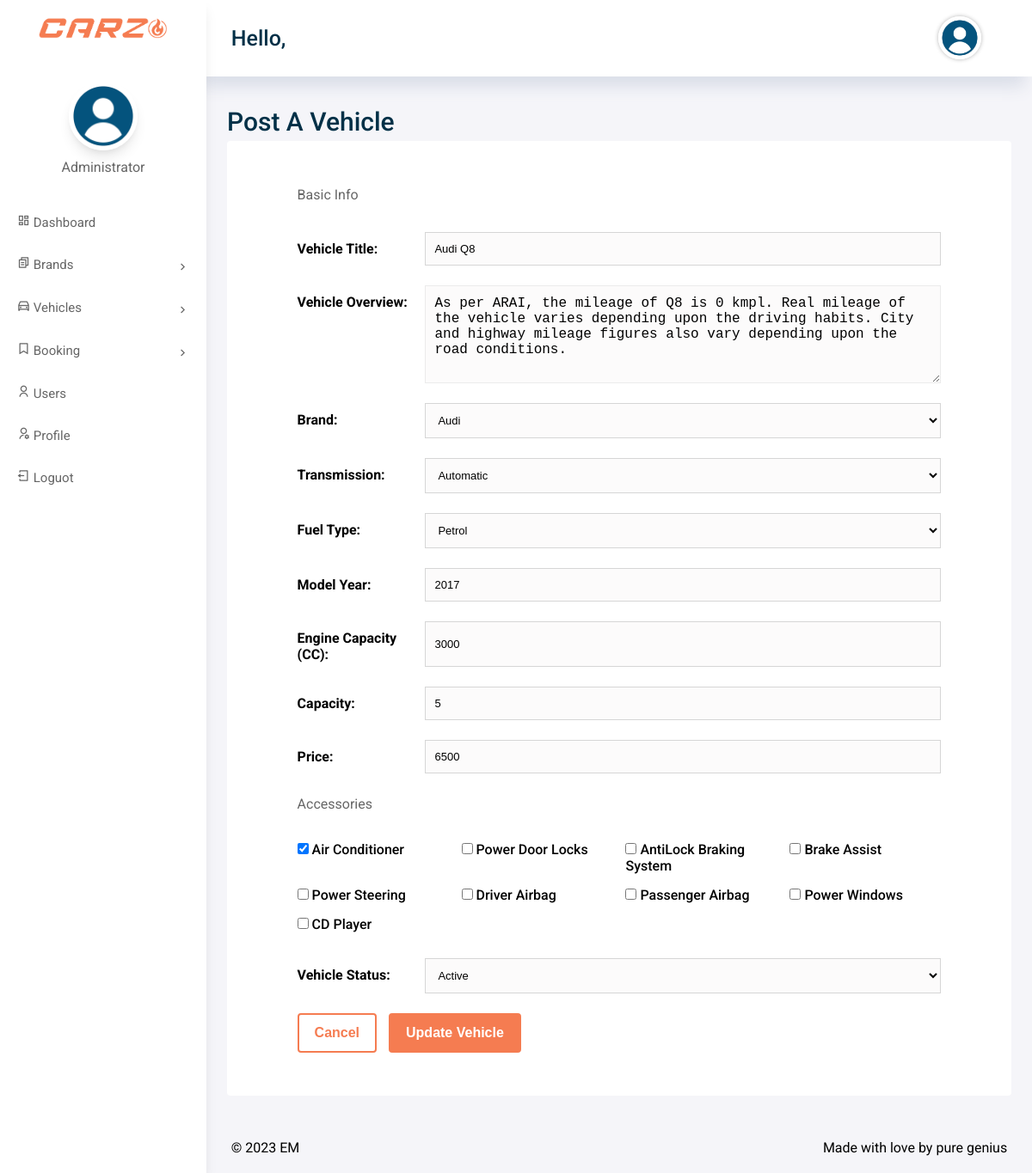
Screenshot of /admin/vehicle-edit.php?vehicle_id=3 with the database file from the repository.
### tables this page shows
CREATE TABLE IF NOT EXISTS `vehicles` (
  `vehicle_id` int(11) NOT NULL AUTO_INCREMENT,
  `vehicle_title` varchar(50) DEFAULT NULL,
  `vehicle_brand` varchar(50) DEFAULT NULL,
  `vehicle_desc` longtext,
  `price` float DEFAULT NULL,
  `transmission` varchar(50) DEFAULT NULL,
  `fuel_type` varchar(50) DEFAULT NULL,
  `year` int(4) DEFAULT NULL,
  `engine_capacity` varchar(50) DEFAULT NULL,
  `capacity` int(3) DEFAULT NULL,
  `vImg1` varchar(255) DEFAULT NULL,
  `vImg2` varchar(255) DEFAULT NULL,
  `vImg3` varchar(255) DEFAULT NULL,
  `vImg4` varchar(255) DEFAULT NULL,
  `airConditioner` int(1) DEFAULT NULL,
  `powerdoorlocks` int(1) DEFAULT NULL,
  `antilockbrakingsys` int(1) DEFAULT NULL,
  `brakeassist` int(1) DEFAULT NULL,
  `powersteering` int(1) DEFAULT NULL,
  `driverairbag` int(1) DEFAULT NULL,
  `passengerairbag` int(1) DEFAULT NULL,
  `powerwindow` int(1) DEFAULT NULL,
  `cdplayer` int(1) DEFAULT NULL,
  `reg_date` datetime DEFAULT NULL,
  `updatation_date` datetime DEFAULT NULL,
  `vehicle_status` int(1) DEFAULT '1',
  PRIMARY KEY (`vehicle_id`)
);

### admin/vehicle-edit.php (the view, shortened to what this page needs)
<?php
    include 'includes/config.php';
?>
<!DOCTYPE html>
<html lang="en">
<head>
    <?php
        include('includes/header.php');
    ?>
</head>
<body>
    <div class="grid-container">
        <?php
            include('includes/menu.php');
        ?>
        <?php
            include('includes/aside.php');
        ?>
        <main class="main">
            <h2>Post A Vehicle</h2>
            <div class="main-cards">
                <div class="card">
                    <?php
                        if (isset($_GET['vehicle_id'])) {
                            $vehicleID = $_GET['vehicle_id'];
                            $sql = "SELECT * FROM vehicles WHERE vehicle_id = $vehicleID";
                            $result = $conn->query($sql);
                            if ($result->num_rows > 0) {
                                $row = $result->fetch_assoc();
                    ?>
                    <form action="includes/vehicle-process.php" method="POST" enctype="multipart/form-data" class="signup-form">
                        <p>Basic Info</p>
                        <div class="form-group">
                            <label for="vehicleTitle">Vehicle Title:</label>
                            <input type="text" name="vehicleTitle" value="<?php echo $row['vehicle_title']; ?>" id="vehicleTitle" placeholder="Enter Brand Name" required/>
                        </div>
                        <div class="form-group">
                            <label for="vehicleDesc">Vehicle Overview:</label>
                            <textarea name="vehicleDesc" id="vehicleDesc" cols="30" rows="5"><?php echo $row['vehicle_desc']; ?></textarea>
                        </div>
                        <div class="form-group">
                            <label for="vehicleBrand">Brand: </label>
                            <?php
                                $sql_brand = "SELECT * FROM brands";
                                $sql_brand_run = $conn->query($sql_brand);
                                if ($sql_brand_run->num_rows > 0) {
                                    ?>
                                    <select name="vehicleBrand" id="vehicleBrand">
                                        <option selected value="<?php echo $row['vehicle_brand']; ?>"><?php echo $row['vehicle_brand']; ?></option>
                                    </select>
                                    <?php
                                } else {
                                    echo "No brands found.";
                                }
                            ?>
                        </div>
                        <div class="form-group">
                            <label for="transmission">Transmission: </label>
                            <select name="transmission" id="transmission">
                                <option selected value="<?php echo $row['transmission']; ?>"><?php echo $row['transmission']; ?></option>
                            </select>
                        </div>
                        <div class="form-group">
                            <label for="fuelType">Fuel Type: </label>
                            <select name="fuelType" id="fuelType">
                                <option selected value="<?php echo $row['fuel_type']; ?>"><?php echo $row['fuel_type']; ?></option>
                            </select>
                        </div>
                        <div class="form-group">
                            <label for="modelYear">Model Year:</label>
                            <input type="number" name="modelYear" value="<?php echo $row['year']; ?>" id="modelYear" placeholder="Enter Brand Name" required/>
                        </div>
                        <div class="form-group">
                            <label for="engineCap">Engine Capacity (CC):</label>
                            <input type="number" name="engineCap" value="<?php echo $row['engine_capacity']; ?>" id="engineCap" placeholder="Enter engine capacity" required/>
                        </div>
                        <div class="form-group">
                            <label for="capacity">Capacity:</label>
                            <input type="number" name="capacity" value="<?php echo $row['capacity']; ?>" id="capacity" placeholder="Enter number of Seats" required/>
                        </div>
                        <div class="form-group">
                            <label for="price">Price:</label>
                            <input type="number" name="price" value="<?php echo $row['price']; ?>" id="price" placeholder="Enter Price Per Day(in LKR)" required/>
                        </div>
                        <p>Accessories</p>
                        <div class="grid-4">
                            <div class="accessories">
                                <input type="checkbox" name="airConditioner" value="1" id="airConditioner" <?php echo ($row['airConditioner'] === '1') ? 'checked' : ''; ?> />
                                <label for="airConditioner">Air Conditioner</label>
                            </div>
                            <div class="accessories">
                                <input type="checkbox" name="powerdoorLocks" value="1" id="powerdoorLocks" <?php echo ($row['powerdoorlocks'] === '1') ? 'checked' : ''; ?>  />
                                <label for="powerdoorLocks">Power Door Locks</label>
                            </div>
                            <div class="accessories">
                                <input type="checkbox" name="antiLockBrakingSystem" value="1" id="antiLockBrakingSystem" <?php echo ($row['antilockbrakingsys'] === '1') ? 'checked' : ''; ?> />
                                <label for="antiLockBrakingSystem">AntiLock Braking System</label>
                            </div>
                            <div class="accessories">
                                <input type="checkbox" name="brakeAssist" value="1" id="brakeAssist" <?php echo ($row['brakeassist'] === '1') ? 'checked' : ''; ?> />
                                <label for="brakeAssist">Brake Assist</label>
                            </div>
                            <div class="accessories">
                                <input type="checkbox" name="powerSteering" value="1" id="powerSteering" <?php echo ($row['powersteering'] === '1') ? 'checked' : ''; ?> />
                                <label for="powerSteering">Power Steering</label>
                            </div>
                            <div class="accessories">
                                <input type="checkbox" name="driverAirbag" value="1" id="driverAirbag" <?php echo ($row['driverairbag'] === '1') ? 'checked' : ''; ?> />
                                <label for="driverAirbag">Driver Airbag</label>
                            </div>
                            <div class="accessories">
                                <input type="checkbox" name="passengerAirbag" value="1" id="passengerAirbag" <?php echo ($row['passengerairbag'] === '1') ? 'checked' : ''; ?> />
                                <label for="passengerAirbag">Passenger Airbag</label>
                            </div>
                            <div class="accessories">
                                <input type="checkbox" name="powerWindows" value="1" id="powerWindows" <?php echo ($row['powerwindow'] === '1') ? 'checked' : ''; ?> />
                                <label for="powerWindows">Power Windows</label>
                            </div>
                            <div class="accessories">
                                <input type="checkbox" name="CDPlayer" value="1" id="CDPlayer" <?php echo ($row['cdplayer'] === '1') ? 'checked' : ''; ?> />
                                <label for="CDPlayer">CD Player</label>
                            </div>
                        </div>
                        <div class="form-group">
                                    <label for="vehicleStatus">Vehicle Status:</label>
                                    <select name="vehicleStatus" id="vehicleStatus">
                                        <option value="1">Active</option>
                                    </select>
                                </div>
                        <input type="reset" value="Cancel" class="btn second-btn" name="Cancel" id="submit" />
                        <input type="submit" value="Update Vehicle" class="btn main-btn" name="updateVehicle" id="updateVehicle" />
                    </form>
                    <?php
                        } else {
                            echo "Brand not found.";
                        }
                    }
                    ?>
                </div>
            </div>
        </main>
        <footer class="footer">
            <div class="footer__copyright">&copy; 2023 EM</div>
            <div class="footer__signature">Made with love by pure genius</div>
        </footer>
    </div>
</body>
</html>

### assets/css/style.css (style rules this page uses)
* { margin: 0; padding: 0; box-sizing: border-box; }
:root { --primary-color: #F57C51; --secondary-color: #FDE5DC; --text-color: #023047; --text-gray: #666666; --bg-color: #F2F5F7; --primary-font: 'Ubuntu', sans-serif; --secondry-font: 'Roboto', sans-serif; }
html { scroll-behavior: smooth; }
body { font-family: var(--secondry-font); overflow-x: hidden; }
h2 { color: var(--text-color); font-size: 45px; font-weight: 700; line-height: 45px; }
p { color: var(--text-gray); font-size: 17px; line-height: 26px; }
.grid-4 { display: grid; grid-template-columns: repeat(4, 1fr); gap: 15px; margin: 30px auto; }
.btn { box-sizing: border-box; padding: 12px 18px; border-radius: 4px; display: inline-block; cursor: pointer; position: relative; transition: 0.3s ease-in-out; font-size: 16px; font-weight: 700; }
.main-btn { background: var(--primary-color); color: #FFF; border: 2px solid var(--primary-color); }
.second-btn { background: transparent; color: var(--primary-color); border: 2px solid var(--primary-color); }
.card { min-width: 200px; height: auto; box-shadow: rgba(149, 157, 165, 0.2) 0px 8px 24px; border-radius: 8px; transition: all .3s; text-align: center; }
footer { background: var(--text-color); text-align: left; padding: 60px 0; }
.signup-form p { font-size: 16px; margin-bottom: 30px; }
.form-group { position: relative; width: 100%; margin-bottom: 23px; text-align: left; }
.form-group label { font-size: 16px; font-weight: bold; margin-bottom: 5px; display: block; }
.form-group input, .form-group textarea { display: block; width: 100%; border: 1px solid #ebebeb; padding: 11px 10px; box-sizing: border-box; font-weight: 500; font-size: 16px; background: #FCFBFB; text-align: left; }

### admin/assets/css/admin-style.css (style rules this page uses)
:root { --primary-color: #F57C51; --secondary-color: #FDE5DC; --text-color: #023047; --text-gray: #666666; --bg-color: #F2F5F7; --primary-font: 'Ubuntu', sans-serif; --secondry-font: 'Roboto', sans-serif; --box-shadow: rgba(0, 0, 0, 0.1) 0px 10px 15px -3px, rgba(0, 0, 0, 0.05) 0px 4px 6px -2px; }
body { background: #f5f5f9;; }
.grid-container { display: grid; grid-template-columns: 240px 1fr; grid-template-rows: 70px 1fr 60px; grid-template-areas: "sidenav header" "sidenav main" "sidenav footer"; height: 100vh; }
.main { grid-area: main; width: 95%; margin: 30px auto; }
.main h2 { font-size: 30px; font-weight: 500; }
.card { display: flex; flex-direction: column; align-items: flex-start; text-align: left; width: 100%; height: auto; background-color: #FFF; box-shadow: none; padding: 30px 40px; box-sizing: border-box; border-radius: 4px; cursor: context-menu !important; }
form { width: 90%; margin: 20px auto; }
form .form-group { display: flex; }
form .form-group label { width: 25%; margin-top: 10px; }
.form-group input, select, textarea { display: block; width: 100%; border: 1px solid #d6d6d6; padding: 11px 10px; box-sizing: border-box; font-weight: 500; font-size: 13px; background: #FCFBFB; }
.form-group select option { margin: 30px; }
form .accessories label { font-size: 16px; font-weight: 500; margin-bottom: 5px; }
input[type="reset"] { margin-right: 10px; }
.footer { grid-area: footer; background-color: transparent; display: flex; align-items: center; justify-content: space-between; padding: 0 3%; }

### rows the page displays
vehicles: vehicleTitle "Audi Q8", vehicleDesc "As per ARAI, the mileage of Q8 is 0 kmpl. Real mileage of the vehicle varies depending upon the driving habits. City and highway mileage figures also vary depending upon the road conditions.", vehicleBrand "Audi", transmission "Automatic", fuelType "Petrol", modelYear "2017", engineCap "3000", capacity "5", price "6500", airConditioner "☑"
